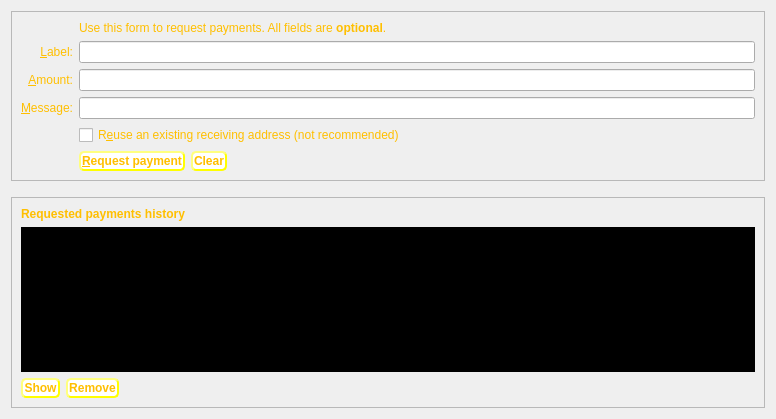
<?xml version="1.0" encoding="UTF-8"?>
<ui version="4.0">
 <class>ReceiveCoinsDialog</class>
 <widget class="QWidget" name="ReceiveCoinsDialog">
  <property name="geometry">
   <rect>
    <x>0</x>
    <y>0</y>
    <width>776</width>
    <height>419</height>
   </rect>
  </property>
  <property name="styleSheet">
   <string notr="true">QWidget#ReceiveCoinsDialog { background-image: url(:/icons/Background);}
QWidget#recentRequestsView {background-color: black;color: #FFBF00;}
QLabel {color: #FFBF00;}
QRadioButton {color: #FFBF00;}
QCheckBox {color: #FFBF00;}
QPushButton {background-color: white;
    border-style: outset;
    border-width: 2px;
    border-radius: 5px;
    border-color: yellow;
    font: bold 12px;
    min-width: 6em;
    padding: 1px;
	color: #FFBF00
}</string>
  </property>
  <layout class="QVBoxLayout" name="verticalLayout" stretch="0,0,1">
   <item>
    <widget class="QFrame" name="frame2">
     <property name="sizePolicy">
      <sizepolicy hsizetype="Preferred" vsizetype="Expanding">
       <horstretch>0</horstretch>
       <verstretch>0</verstretch>
      </sizepolicy>
     </property>
     <property name="frameShape">
      <enum>QFrame::StyledPanel</enum>
     </property>
     <property name="frameShadow">
      <enum>QFrame::Sunken</enum>
     </property>
     <layout class="QVBoxLayout" name="verticalLayout_3">
      <item>
       <layout class="QGridLayout" name="gridLayout">
        <item row="7" column="2">
         <widget class="QCheckBox" name="reuseAddress">
          <property name="toolTip">
           <string>Reuse one of the previously used receiving addresses. Reusing addresses has security and privacy issues. Do not use this unless re-generating a payment request made before.</string>
          </property>
          <property name="text">
           <string>R&amp;euse an existing receiving address (not recommended)</string>
          </property>
         </widget>
        </item>
        <item row="7" column="0">
         <widget class="QLabel" name="label_4">
          <property name="text">
           <string/>
          </property>
         </widget>
        </item>
        <item row="6" column="0">
         <widget class="QLabel" name="label_3">
          <property name="toolTip">
           <string>An optional message to attach to the payment request, which will be displayed when the request is opened. Note: The message will not be sent with the payment over the Ilcoin network.</string>
          </property>
          <property name="text">
           <string>&amp;Message:</string>
          </property>
          <property name="alignment">
           <set>Qt::AlignRight|Qt::AlignTrailing|Qt::AlignVCenter</set>
          </property>
          <property name="buddy">
           <cstring>reqMessage</cstring>
          </property>
         </widget>
        </item>
        <item row="4" column="2">
         <widget class="QLineEdit" name="reqLabel">
          <property name="toolTip">
           <string>An optional label to associate with the new receiving address.</string>
          </property>
         </widget>
        </item>
        <item row="6" column="2">
         <widget class="QLineEdit" name="reqMessage">
          <property name="toolTip">
           <string>An optional message to attach to the payment request, which will be displayed when the request is opened. Note: The message will not be sent with the payment over the Ilcoin network.</string>
          </property>
         </widget>
        </item>
        <item row="2" column="2">
         <widget class="QLabel" name="label_5">
          <property name="text">
           <string>Use this form to request payments. All fields are &lt;b&gt;optional&lt;/b&gt;.</string>
          </property>
         </widget>
        </item>
        <item row="4" column="0">
         <widget class="QLabel" name="label_2">
          <property name="toolTip">
           <string>An optional label to associate with the new receiving address.</string>
          </property>
          <property name="text">
           <string>&amp;Label:</string>
          </property>
          <property name="alignment">
           <set>Qt::AlignRight|Qt::AlignTrailing|Qt::AlignVCenter</set>
          </property>
          <property name="buddy">
           <cstring>reqLabel</cstring>
          </property>
         </widget>
        </item>
        <item row="5" column="0">
         <widget class="QLabel" name="label">
          <property name="toolTip">
           <string>An optional amount to request. Leave this empty or zero to not request a specific amount.</string>
          </property>
          <property name="text">
           <string>&amp;Amount:</string>
          </property>
          <property name="alignment">
           <set>Qt::AlignRight|Qt::AlignTrailing|Qt::AlignVCenter</set>
          </property>
          <property name="buddy">
           <cstring>reqAmount</cstring>
          </property>
         </widget>
        </item>
        <item row="5" column="2">
         <widget class="IlcoinAmountField" name="reqAmount">
          <property name="minimumSize">
           <size>
            <width>80</width>
            <height>0</height>
           </size>
          </property>
          <property name="toolTip">
           <string>An optional amount to request. Leave this empty or zero to not request a specific amount.</string>
          </property>
         </widget>
        </item>
        <item row="8" column="2">
         <layout class="QHBoxLayout" name="horizontalLayout">
          <item>
           <widget class="QPushButton" name="receiveButton">
            <property name="minimumSize">
             <size>
              <width>96</width>
              <height>0</height>
             </size>
            </property>
            <property name="text">
             <string>&amp;Request payment</string>
            </property>
            <property name="icon">
             <iconset resource="../ilcoin.qrc">
              <normaloff>:/icons/receiving_addresses</normaloff>:/icons/receiving_addresses</iconset>
            </property>
           </widget>
          </item>
          <item>
           <widget class="QPushButton" name="clearButton">
            <property name="sizePolicy">
             <sizepolicy hsizetype="Minimum" vsizetype="Fixed">
              <horstretch>0</horstretch>
              <verstretch>0</verstretch>
             </sizepolicy>
            </property>
            <property name="toolTip">
             <string>Clear all fields of the form.</string>
            </property>
            <property name="text">
             <string>Clear</string>
            </property>
            <property name="icon">
             <iconset resource="../ilcoin.qrc">
              <normaloff>:/icons/remove</normaloff>:/icons/remove</iconset>
            </property>
            <property name="autoDefault">
             <bool>false</bool>
            </property>
           </widget>
          </item>
          <item>
           <spacer name="horizontalSpacer">
            <property name="orientation">
             <enum>Qt::Horizontal</enum>
            </property>
            <property name="sizeHint" stdset="0">
             <size>
              <width>40</width>
              <height>20</height>
             </size>
            </property>
           </spacer>
          </item>
         </layout>
        </item>
        <item row="8" column="0">
         <widget class="QLabel" name="label_7">
          <property name="text">
           <string/>
          </property>
         </widget>
        </item>
       </layout>
      </item>
     </layout>
    </widget>
   </item>
   <item>
    <spacer name="verticalSpacer_2">
     <property name="orientation">
      <enum>Qt::Vertical</enum>
     </property>
     <property name="sizeHint" stdset="0">
      <size>
       <width>20</width>
       <height>10</height>
      </size>
     </property>
    </spacer>
   </item>
   <item>
    <widget class="QFrame" name="frame">
     <property name="sizePolicy">
      <sizepolicy hsizetype="Preferred" vsizetype="Expanding">
       <horstretch>0</horstretch>
       <verstretch>0</verstretch>
      </sizepolicy>
     </property>
     <property name="frameShape">
      <enum>QFrame::StyledPanel</enum>
     </property>
     <property name="frameShadow">
      <enum>QFrame::Raised</enum>
     </property>
     <layout class="QVBoxLayout" name="verticalLayout_2">
      <item>
       <widget class="QLabel" name="label_6">
        <property name="font">
         <font>
          <weight>75</weight>
          <bold>true</bold>
         </font>
        </property>
        <property name="text">
         <string>Requested payments history</string>
        </property>
       </widget>
      </item>
      <item>
       <widget class="QTableView" name="recentRequestsView">
        <property name="contextMenuPolicy">
         <enum>Qt::CustomContextMenu</enum>
        </property>
        <property name="tabKeyNavigation">
         <bool>false</bool>
        </property>
        <property name="sortingEnabled">
         <bool>true</bool>
        </property>
       </widget>
      </item>
      <item>
       <layout class="QHBoxLayout" name="horizontalLayout_2">
        <item>
         <widget class="QPushButton" name="showRequestButton">
          <property name="enabled">
           <bool>false</bool>
          </property>
          <property name="toolTip">
           <string>Show the selected request (does the same as double clicking an entry)</string>
          </property>
          <property name="text">
           <string>Show</string>
          </property>
          <property name="icon">
           <iconset resource="../ilcoin.qrc">
            <normaloff>:/icons/edit</normaloff>:/icons/edit</iconset>
          </property>
          <property name="autoDefault">
           <bool>false</bool>
          </property>
         </widget>
        </item>
        <item>
         <widget class="QPushButton" name="removeRequestButton">
          <property name="enabled">
           <bool>false</bool>
          </property>
          <property name="toolTip">
           <string>Remove the selected entries from the list</string>
          </property>
          <property name="text">
           <string>Remove</string>
          </property>
          <property name="icon">
           <iconset resource="../ilcoin.qrc">
            <normaloff>:/icons/remove</normaloff>:/icons/remove</iconset>
          </property>
          <property name="autoDefault">
           <bool>false</bool>
          </property>
         </widget>
        </item>
        <item>
         <spacer name="horizontalSpacer_2">
          <property name="orientation">
           <enum>Qt::Horizontal</enum>
          </property>
          <property name="sizeHint" stdset="0">
           <size>
            <width>40</width>
            <height>20</height>
           </size>
          </property>
         </spacer>
        </item>
       </layout>
      </item>
     </layout>
    </widget>
   </item>
  </layout>
 </widget>
 <customwidgets>
  <customwidget>
   <class>IlcoinAmountField</class>
   <extends>QLineEdit</extends>
   <header>ilcoinamountfield.h</header>
   <container>1</container>
  </customwidget>
 </customwidgets>
 <tabstops>
  <tabstop>reqLabel</tabstop>
  <tabstop>reqAmount</tabstop>
  <tabstop>reqMessage</tabstop>
  <tabstop>reuseAddress</tabstop>
  <tabstop>receiveButton</tabstop>
  <tabstop>clearButton</tabstop>
  <tabstop>recentRequestsView</tabstop>
  <tabstop>showRequestButton</tabstop>
  <tabstop>removeRequestButton</tabstop>
 </tabstops>
 <resources>
  <include location="../ilcoin.qrc"/>
 </resources>
 <connections/>
</ui>
